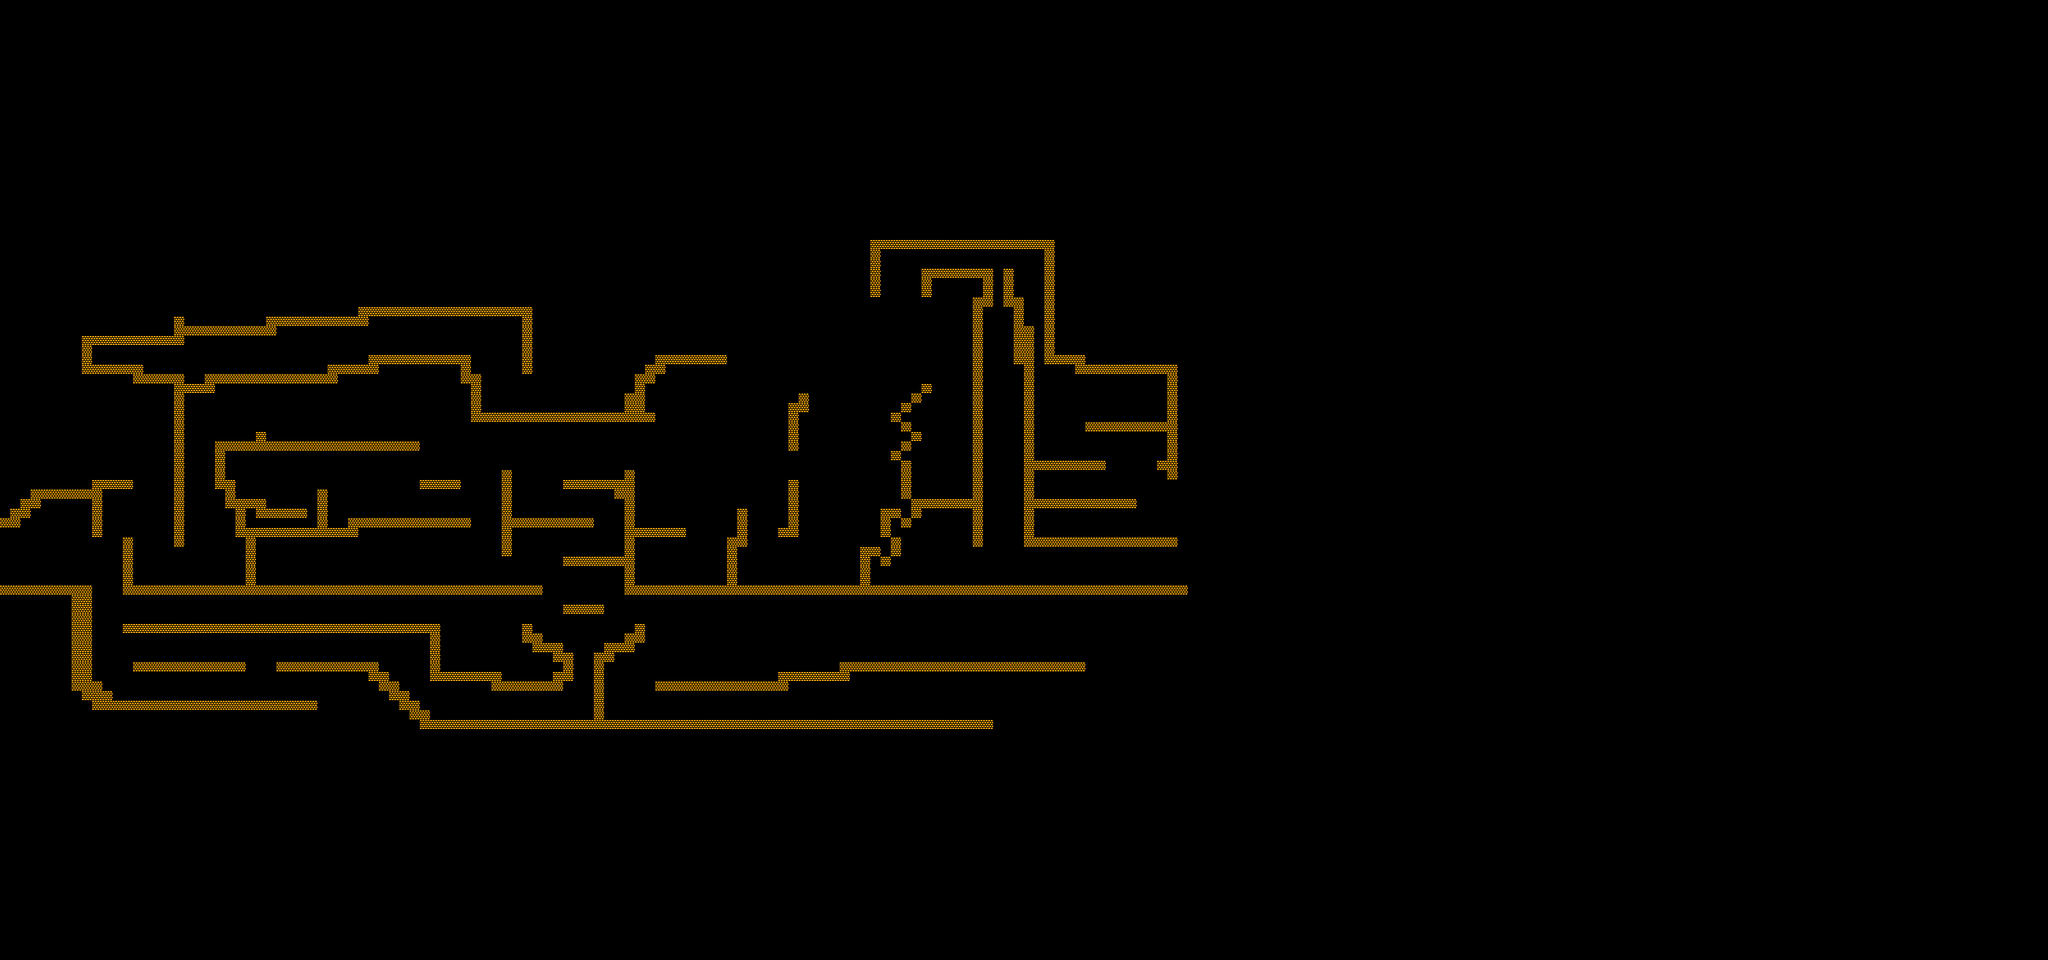

This is a level from a 2D game, rendered from its Tiled map with the project's own tilesets. A one-line summary and the map file follow, with tile-layer data summarised:
An orthogonal 200x100 tile map with 16x15 px tiles, 1 tile layer (Ground) and 1 object.

<map version="1.0" orientation="orthogonal" renderorder="right-down" width="200" height="100" tilewidth="16" tileheight="15" nextobjectid="1">
 <properties>
  <property name="unity:scale" value="0.06667" />
 </properties>
 <tileset firstgid="1" name="Tileset1" tilewidth="16" tileheight="15" tilecount="36">
  <image source="../Graphics/Tileset1.png" width="100" height="100" />
  <tile id="0">
   <objectgroup draworder="index">
    <object id="0" x="0.111111" y="0.111111" width="16.6889" height="15.6889" />
   </objectgroup>
  </tile>
 </tileset>
 <layer name="Ground" width="200" height="100">
  <properties>
   <property name="unity:layer" value="Ground" />
   <property name="unity:tag" value="Ground" />
  </properties>
  <data>[20000 cells, 889 non-empty, 1 distinct tile ids]</data>
 </layer>
</map>